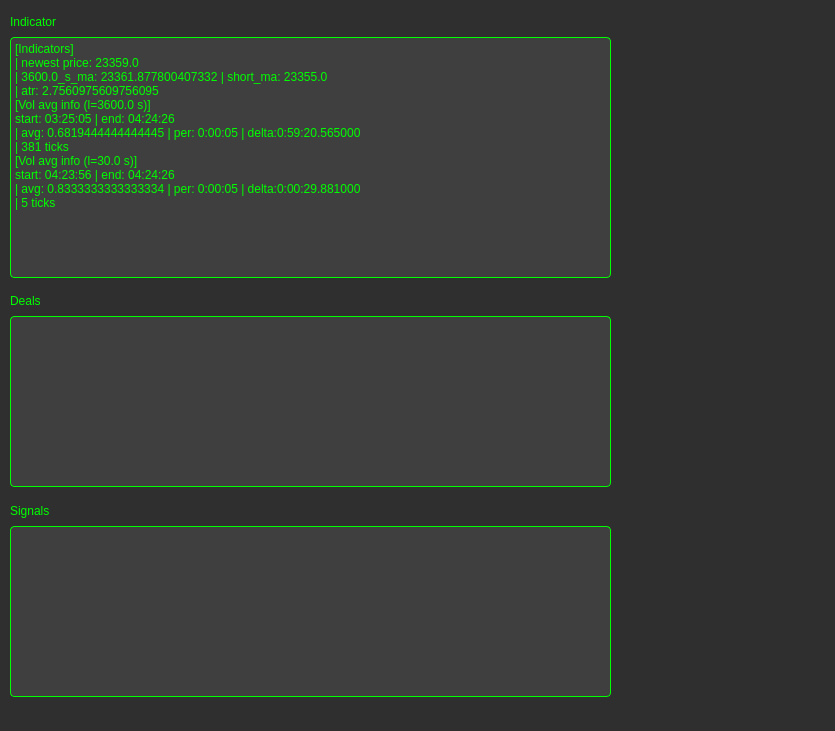
<?xml version="1.0" encoding="UTF-8"?>
<ui version="4.0">
 <class>Dialog</class>
 <widget class="QDialog" name="Dialog">
  <property name="geometry">
   <rect>
    <x>0</x>
    <y>0</y>
    <width>835</width>
    <height>731</height>
   </rect>
  </property>
  <property name="windowTitle">
   <string>Dialog</string>
  </property>
  <property name="styleSheet">
   <string notr="true">QWidget {
    background-color: #2f2f2f; /* 非常深的灰色背景 */
    color: #00ff00; /* 亮綠色字體 */
}

QPushButton {
    background-color: #1f1f1f; /* 更深灰色按鈕背景 */
    color: #00ff00; /* 亮綠色字體 */
    border: 1px solid #00ff00; /* 亮綠色邊框 */
    border-radius: 4px; /* 圓角按鈕 */
}

QPushButton:hover {
    background-color: #141414; /* 滑鼠懸停時按鈕背景 */
}

QLineEdit {
    background-color: #3f3f3f; /* 輸入框背景 */
    color: #00ff00; /* 輸入框文字顏色 */
    border: 1px solid #00ff00; /* 輸入框邊框 */
    border-radius: 4px;
    padding: 2px;
}

QLabel {
    color: #00ff00; /* 標籤文字顏色 */
}

QTextBrowser {
    background-color: #3f3f3f; /* 文本框背景 */
    color: #00ff00; /* 文本框字體顏色 */
    border: 1px solid #00ff00; /* 文本框邊框 */
    border-radius: 4px;
}
</string>
  </property>
  <widget class="QTextBrowser" name="textBrowserIndicaor">
   <property name="geometry">
    <rect>
     <x>10</x>
     <y>37</y>
     <width>601</width>
     <height>241</height>
    </rect>
   </property>
   <property name="html">
    <string>&lt;!DOCTYPE HTML PUBLIC &quot;-//W3C//DTD HTML 4.0//EN&quot; &quot;http://www.w3.org/TR/REC-html40/strict.dtd&quot;&gt;
&lt;html&gt;&lt;head&gt;&lt;meta name=&quot;qrichtext&quot; content=&quot;1&quot; /&gt;&lt;style type=&quot;text/css&quot;&gt;
p, li { white-space: pre-wrap; }
&lt;/style&gt;&lt;/head&gt;&lt;body style=&quot; font-family:'PMingLiU'; font-size:9pt; font-weight:400; font-style:normal;&quot;&gt;
&lt;p style=&quot; margin-top:0px; margin-bottom:0px; margin-left:0px; margin-right:0px; -qt-block-indent:0; text-indent:0px;&quot;&gt;[Indicators]&lt;/p&gt;
&lt;p style=&quot; margin-top:0px; margin-bottom:0px; margin-left:0px; margin-right:0px; -qt-block-indent:0; text-indent:0px;&quot;&gt;| newest price: 23359.0&lt;/p&gt;
&lt;p style=&quot; margin-top:0px; margin-bottom:0px; margin-left:0px; margin-right:0px; -qt-block-indent:0; text-indent:0px;&quot;&gt;| 3600.0_s_ma: 23361.877800407332 | short_ma: 23355.0&lt;/p&gt;
&lt;p style=&quot; margin-top:0px; margin-bottom:0px; margin-left:0px; margin-right:0px; -qt-block-indent:0; text-indent:0px;&quot;&gt;| atr: 2.7560975609756095&lt;/p&gt;
&lt;p style=&quot; margin-top:0px; margin-bottom:0px; margin-left:0px; margin-right:0px; -qt-block-indent:0; text-indent:0px;&quot;&gt;[Vol avg info (l=3600.0 s)]&lt;/p&gt;
&lt;p style=&quot; margin-top:0px; margin-bottom:0px; margin-left:0px; margin-right:0px; -qt-block-indent:0; text-indent:0px;&quot;&gt;start: 03:25:05 | end: 04:24:26&lt;/p&gt;
&lt;p style=&quot; margin-top:0px; margin-bottom:0px; margin-left:0px; margin-right:0px; -qt-block-indent:0; text-indent:0px;&quot;&gt;| avg: 0.6819444444444445 | per: 0:00:05 | delta:0:59:20.565000&lt;/p&gt;
&lt;p style=&quot; margin-top:0px; margin-bottom:0px; margin-left:0px; margin-right:0px; -qt-block-indent:0; text-indent:0px;&quot;&gt;| 381 ticks&lt;/p&gt;
&lt;p style=&quot; margin-top:0px; margin-bottom:0px; margin-left:0px; margin-right:0px; -qt-block-indent:0; text-indent:0px;&quot;&gt;[Vol avg info (l=30.0 s)]&lt;/p&gt;
&lt;p style=&quot; margin-top:0px; margin-bottom:0px; margin-left:0px; margin-right:0px; -qt-block-indent:0; text-indent:0px;&quot;&gt;start: 04:23:56 | end: 04:24:26&lt;/p&gt;
&lt;p style=&quot; margin-top:0px; margin-bottom:0px; margin-left:0px; margin-right:0px; -qt-block-indent:0; text-indent:0px;&quot;&gt;| avg: 0.8333333333333334 | per: 0:00:05 | delta:0:00:29.881000&lt;/p&gt;
&lt;p style=&quot; margin-top:0px; margin-bottom:0px; margin-left:0px; margin-right:0px; -qt-block-indent:0; text-indent:0px;&quot;&gt;| 5 ticks&lt;/p&gt;&lt;/body&gt;&lt;/html&gt;</string>
   </property>
  </widget>
  <widget class="QTextBrowser" name="textBrowserDeals">
   <property name="geometry">
    <rect>
     <x>10</x>
     <y>316</y>
     <width>601</width>
     <height>171</height>
    </rect>
   </property>
  </widget>
  <widget class="QLabel" name="labelIndicaor">
   <property name="geometry">
    <rect>
     <x>10</x>
     <y>6</y>
     <width>61</width>
     <height>31</height>
    </rect>
   </property>
   <property name="text">
    <string>Indicator</string>
   </property>
  </widget>
  <widget class="QLabel" name="labelDeals">
   <property name="geometry">
    <rect>
     <x>10</x>
     <y>290</y>
     <width>58</width>
     <height>21</height>
    </rect>
   </property>
   <property name="text">
    <string>Deals</string>
   </property>
  </widget>
  <widget class="QTextBrowser" name="textBrowserSignals">
   <property name="geometry">
    <rect>
     <x>10</x>
     <y>526</y>
     <width>601</width>
     <height>171</height>
    </rect>
   </property>
  </widget>
  <widget class="QLabel" name="labelSignals">
   <property name="geometry">
    <rect>
     <x>10</x>
     <y>500</y>
     <width>58</width>
     <height>21</height>
    </rect>
   </property>
   <property name="text">
    <string>Signals</string>
   </property>
  </widget>
 </widget>
 <resources/>
 <connections/>
</ui>
